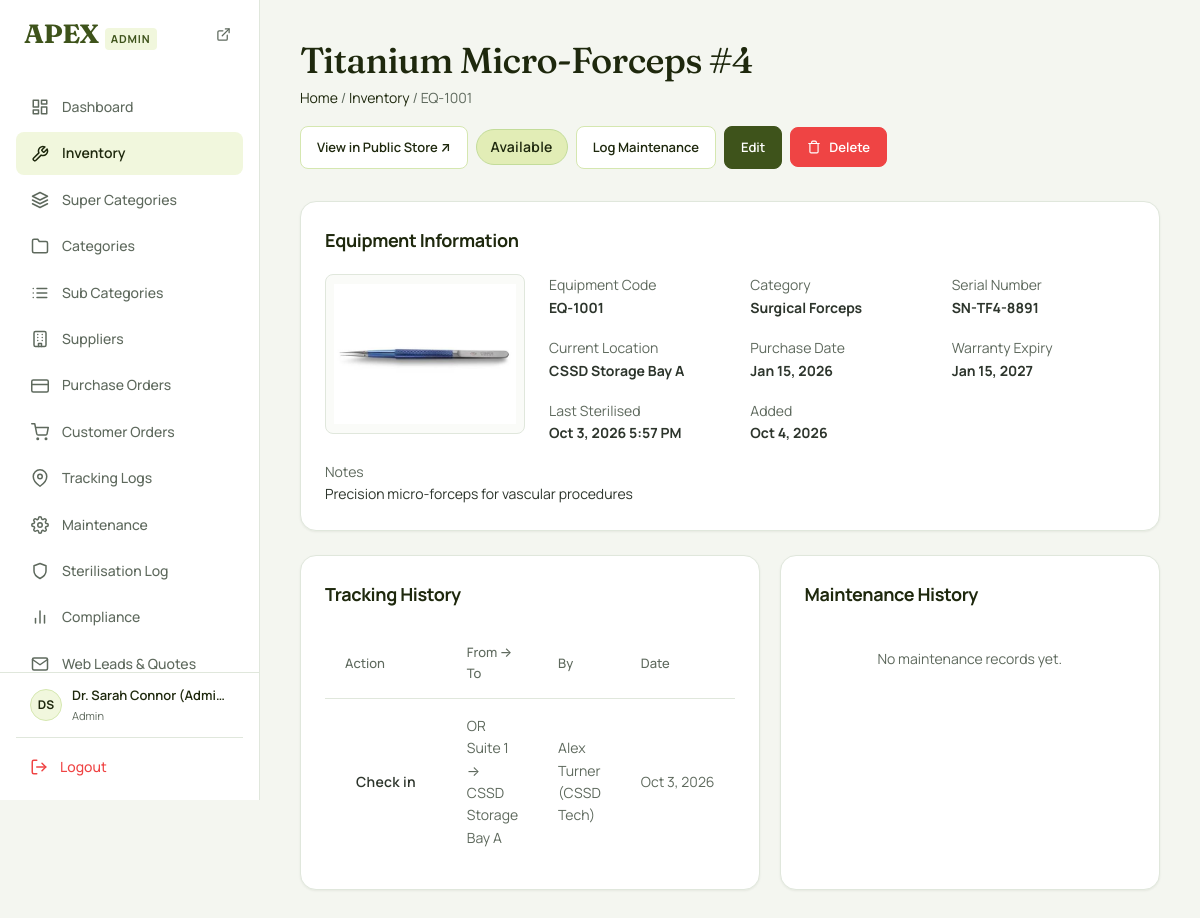
The app's page /equipment/equipment-details.php?id=1 (signed in) with its own data.
### tables this page shows
CREATE TABLE `equipment_inventory` (
  `id` INT AUTO_INCREMENT PRIMARY KEY,
  `equipment_code` VARCHAR(50) NOT NULL UNIQUE,
  `name` VARCHAR(150) NOT NULL,
  `category` VARCHAR(100) NOT NULL,
  `super_category_id` INT DEFAULT NULL,
  `category_id` INT DEFAULT NULL,
  `sub_category_id` INT DEFAULT NULL,
  `status` ENUM('available', 'in_use', 'under_maintenance', 'sterilising', 'retired') NOT NULL DEFAULT 'available',
  `current_location` VARCHAR(150) DEFAULT 'Main Store',
  `last_sterilised_at` DATETIME DEFAULT NULL,
  `purchase_date` DATE DEFAULT NULL,
  `warranty_expiry` DATE DEFAULT NULL,
  `serial_number` VARCHAR(100) DEFAULT NULL,
  `supplier_id` INT DEFAULT NULL,
  `purchase_id` INT DEFAULT NULL,
  `notes` TEXT DEFAULT NULL,
  `created_at` DATETIME DEFAULT CURRENT_TIMESTAMP,
  `updated_at` DATETIME DEFAULT CURRENT_TIMESTAMP ON UPDATE CURRENT_TIMESTAMP,
  CONSTRAINT `fk_equip_supplier` FOREIGN KEY (`supplier_id`) REFERENCES `suppliers`(`id`) ON DELETE SET NULL,
  CONSTRAINT `fk_equip_purchase` FOREIGN KEY (`purchase_id`) REFERENCES `purchases`(`id`) ON DELETE SET NULL,
  CONSTRAINT `fk_equip_super_cat` FOREIGN KEY (`super_category_id`) REFERENCES `super_categories`(`id`) ON DELETE SET NULL,
  CONSTRAINT `fk_equip_cat` FOREIGN KEY (`category_id`) REFERENCES `categories`(`id`) ON DELETE SET NULL,
  CONSTRAINT `fk_equip_subcat` FOREIGN KEY (`sub_category_id`) REFERENCES `sub_categories`(`id`) ON DELETE SET NULL
);

CREATE TABLE `tracking_logs` (
  `id` INT AUTO_INCREMENT PRIMARY KEY,
  `equipment_id` INT NOT NULL,
  `user_id` INT DEFAULT NULL,
  `action` ENUM('check_out', 'check_in', 'transfer') NOT NULL,
  `from_location` VARCHAR(150) DEFAULT NULL,
  `to_location` VARCHAR(150) DEFAULT NULL,
  `notes` TEXT DEFAULT NULL,
  `created_at` DATETIME DEFAULT CURRENT_TIMESTAMP,
  CONSTRAINT `fk_track_equipment` FOREIGN KEY (`equipment_id`) REFERENCES `equipment_inventory`(`id`) ON DELETE CASCADE,
  CONSTRAINT `fk_track_user` FOREIGN KEY (`user_id`) REFERENCES `users`(`id`) ON DELETE SET NULL
);

CREATE TABLE `users` (
  `id` INT AUTO_INCREMENT PRIMARY KEY,
  `username` VARCHAR(50) NOT NULL UNIQUE,
  `password_hash` VARCHAR(255) NOT NULL,
  `full_name` VARCHAR(100) NOT NULL,
  `email` VARCHAR(100) DEFAULT NULL,
  `phone` VARCHAR(30) DEFAULT NULL,
  `organization` VARCHAR(150) DEFAULT NULL,
  `shipping_address` TEXT DEFAULT NULL,
  `city` VARCHAR(100) DEFAULT NULL,
  `pincode` VARCHAR(20) DEFAULT NULL,
  `role` ENUM('admin', 'surgeon', 'nurse', 'sterilisation_tech', 'auditor', 'registered_user', 'customer') NOT NULL DEFAULT 'customer',
  `status` ENUM('active', 'inactive') NOT NULL DEFAULT 'active',
  `created_at` DATETIME DEFAULT CURRENT_TIMESTAMP,
  `updated_at` DATETIME DEFAULT CURRENT_TIMESTAMP ON UPDATE CURRENT_TIMESTAMP
);

### includes/product-helpers.php (called while the page is built, shortened)
<?php
if (!function_exists('get_product_image_url')) {
    function get_product_image_url($category = '', $name = '', $sku = '', $notes = '') {
        $photosDir = __DIR__ . '/../assets/images/photos';
        if (!empty($name) && is_dir($photosDir)) {
            foreach (['jpg', 'jpeg', 'png', 'webp'] as $ext) {
                $candidate = $name . '.' . $ext;
                if (file_exists($photosDir . '/' . $candidate)) {
                    return '/surgical_equipment/assets/images/photos/' . rawurlencode($candidate);
                }
            }
        }
        return '/surgical_equipment/assets/images/products/default-product.jpg';
    }
}

### equipment/equipment-details.php (the view, shortened to what this page needs)
<?php
require_once __DIR__ . '/../includes/product-helpers.php';
$id   = (int) ($_GET['id'] ?? 0);
$item = null;
$trackLogs = [];
$maintRecords = [];
try {
    $pdo  = getDbConnection();
    $stmt = $pdo->prepare('SELECT * FROM equipment_inventory WHERE id = :id');
    $stmt->execute([':id' => $id]);
    $item = $stmt->fetch();
    $trackStmt = $pdo->prepare("
        SELECT tl.*, u.full_name AS user_name
        FROM tracking_logs tl
        LEFT JOIN users u ON tl.user_id = u.id
        WHERE tl.equipment_id = :id
        ORDER BY tl.created_at DESC LIMIT 10
    ");
    $trackStmt->execute([':id' => $id]);
    $trackLogs = $trackStmt->fetchAll();
    $maintStmt = $pdo->prepare("
        SELECT mr.*, u.full_name AS performed_by_name
        FROM maintenance_records mr
        LEFT JOIN users u ON mr.performed_by = u.id
        WHERE mr.equipment_id = :id
        ORDER BY mr.created_at DESC LIMIT 10
    ");
    $maintStmt->execute([':id' => $id]);
    $maintRecords = $maintStmt->fetchAll();
} catch (PDOException $e) {
    error_log($e->getMessage());
    $_SESSION['flash_error'] = 'Database error.';
    header('Location: /surgical_equipment/equipment/inventory-list.php');
    exit;
}
require_once __DIR__ . '/../includes/header.php';
require_once __DIR__ . '/../includes/sidebar.php';
?>
<main class="main-content">
    <div class="page-header">
        <div>
            <h1 class="page-title"><?= htmlspecialchars($item['name'] ?? 'Equipment Details', ENT_QUOTES, 'UTF-8') ?></h1>
            <p class="page-breadcrumb">
                <a href="/surgical_equipment/dashboard.php">Home</a> /
                <a href="/surgical_equipment/equipment/inventory-list.php">Inventory</a> /
                <?= htmlspecialchars($item['equipment_code'] ?? '—', ENT_QUOTES, 'UTF-8') ?>
            </p>
        </div>
        <div class="flex gap-2" style="align-items:center;">
            <a href="/surgical_equipment/product-details.php?id=<?= $id ?>" target="_blank" class="btn btn-secondary">
                <span>View in Public Store ↗</span>
            </a>
            <span class="status-badge status-<?= htmlspecialchars($item['status'] ?? 'available', ENT_QUOTES, 'UTF-8') ?>" style="font-size:var(--font-size-base); padding:6px 14px;">
                <?= htmlspecialchars(ucfirst(str_replace('_', ' ', $item['status'] ?? 'available')), ENT_QUOTES, 'UTF-8') ?>
            </span>
            <?php if (in_array($role, ['admin', 'nurse', 'sterilisation_tech'], true)): ?>
                <a href="/surgical_equipment/maintenance/log-maintenance.php?equipment_id=<?= $id ?>" class="btn btn-secondary">Log Maintenance</a>
            <?php endif; ?>
            <?php if ($role === 'admin'): ?>
                <a href="/surgical_equipment/equipment/add-equipment.php?edit=<?= $id ?>" class="btn btn-primary">Edit</a>
                <form method="post" action="/surgical_equipment/process-action.php" onsubmit="return confirm('Are you sure you want to permanently delete this equipment (<?= htmlspecialchars(addslashes($item['name'] ?? ''), ENT_QUOTES, 'UTF-8') ?>)? This action cannot be undone.');" style="display:inline; margin:0;">
                    <button type="submit" class="btn btn-danger" style="background-color:var(--color-danger); border-color:var(--color-danger); color:#ffffff;">
                        <svg width="14" height="14" viewBox="0 0 24 24" fill="none" stroke="currentColor" stroke-width="2" stroke-linecap="round" stroke-linejoin="round"><polyline points="3 6 5 6 21 6"></polyline><path d="M19 6v14a2 2 0 0 1-2 2H7a2 2 0 0 1-2-2V6m3 0V4a2 2 0 0 1 2-2h4a2 2 0 0 1 2 2v2"></path></svg>
                        <span>Delete</span>
                    </button>
                </form>
            <?php endif; ?>
        </div>
    </div>
    <?php $itemImg = get_product_image_url($item['category'] ?? '', $item['name'] ?? '', $item['equipment_code'] ?? '', $item['notes'] ?? ''); ?>
    <div class="card mb-6">
        <div class="card-header"><h3 class="card-title">Equipment Information</h3></div>
        <div style="display:flex; gap:24px; flex-wrap:wrap; align-items:start;">
            <div style="width:200px; height:160px; border-radius:var(--radius-md); overflow:hidden; border:1px solid var(--color-border); flex-shrink:0; background:#FAFBF8; display:flex; align-items:center; justify-content:center; padding:8px;">
                <img src="<?= htmlspecialchars($itemImg) ?>" alt="<?= htmlspecialchars($item['name'] ?? '', ENT_QUOTES, 'UTF-8') ?>" style="max-width:100%; max-height:100%; width:auto; height:auto; object-fit:contain;">
            </div>
            <div style="flex:1; min-width:260px; display:grid; grid-template-columns:repeat(auto-fit, minmax(180px,1fr)); gap:18px;">
                <?php
                $fields = [
                    'Equipment Code'   => $item['equipment_code'] ?? '—',
                    'Category'         => $item['category'] ?? '—',
                    'Serial Number'    => $item['serial_number'] ?? '—',
                    'Current Location' => $item['current_location'] ?? '—',
                    'Purchase Date'    => !empty($item['purchase_date']) ? date('M j, Y', strtotime($item['purchase_date'])) : '—',
                    'Warranty Expiry'  => !empty($item['warranty_expiry']) ? date('M j, Y', strtotime($item['warranty_expiry'])) : '—',
                    'Last Sterilised'  => !empty($item['last_sterilised_at']) ? date('M j, Y g:i A', strtotime($item['last_sterilised_at'])) : 'Never',
                    'Added'            => !empty($item['created_at']) ? date('M j, Y', strtotime($item['created_at'])) : '—',
                ];
                foreach ($fields as $label => $val): ?>
                    <div>
                        <span class="text-muted" style="font-size:var(--font-size-xs); display:block;"><?= $label ?></span>
                        <strong><?= htmlspecialchars($val, ENT_QUOTES, 'UTF-8') ?></strong>
                    </div>
                <?php endforeach; ?>
            </div>
        </div>
        <?php if (!empty($item['notes'])): ?>
            <div class="mt-4">
                <span class="text-muted" style="font-size:var(--font-size-xs); display:block;">Notes</span>
                <p><?= nl2br(htmlspecialchars($item['notes'], ENT_QUOTES, 'UTF-8')) ?></p>
            </div>
        <?php endif; ?>
    </div>
    <div style="display:grid; grid-template-columns:1fr 1fr; gap:20px;">
        <div class="card">
            <div class="card-header">
                <h3 class="card-title">Tracking History</h3>
            </div>
            <?php if (count($trackLogs) > 0): ?>
                <div class="table-container">
                    <table>
                        <thead><tr><th>Action</th><th>From → To</th><th>By</th><th>Date</th></tr></thead>
                        <tbody>
                            <?php foreach ($trackLogs as $t): ?>
                                <tr>
                                    <td><span class="status-badge" style="font-size:var(--font-size-xs);"><?= htmlspecialchars(ucfirst(str_replace('_',' ',$t['action'])), ENT_QUOTES, 'UTF-8') ?></span></td>
                                    <td class="text-muted" style="font-size:var(--font-size-xs);">
                                        <?= htmlspecialchars($t['from_location'] ?? '—', ENT_QUOTES, 'UTF-8') ?> →
                                        <?= htmlspecialchars($t['to_location'] ?? '—', ENT_QUOTES, 'UTF-8') ?>
                                    </td>
                                    <td class="text-muted" style="font-size:var(--font-size-xs);"><?= htmlspecialchars($t['user_name'] ?? 'System', ENT_QUOTES, 'UTF-8') ?></td>
                                    <td class="text-muted" style="font-size:var(--font-size-xs); white-space:nowrap;"><?= date('M j, Y', strtotime($t['created_at'])) ?></td>
                                </tr>
                            <?php endforeach; ?>
                        </tbody>
                    </table>
                </div>
            <?php else: ?>
                <p class="text-muted text-center" style="padding:20px 0;">No tracking records yet.</p>
            <?php endif; ?>
        </div>
        <div class="card">
            <div class="card-header">
                <h3 class="card-title">Maintenance History</h3>
            </div>
            <?php if (count($maintRecords) > 0): ?>
                <div class="table-container">
                    <table>
                        <thead><tr><th>Type</th><th>Status</th><th>Scheduled</th><th>Cost</th></tr></thead>
                        <tbody>
                            <?php foreach ($maintRecords as $m): ?>
                                <tr>
                                    <td style="font-size:var(--font-size-xs);"><?= htmlspecialchars(ucfirst(str_replace('_',' ',$m['type'])), ENT_QUOTES, 'UTF-8') ?></td>
                                    <td><span class="status-badge status-<?= htmlspecialchars($m['status'], ENT_QUOTES, 'UTF-8') ?>" style="font-size:var(--font-size-xs);"><?= htmlspecialchars(ucfirst($m['status']), ENT_QUOTES, 'UTF-8') ?></span></td>
                                    <td class="text-muted" style="font-size:var(--font-size-xs);"><?= $m['scheduled_date'] ? date('M j, Y', strtotime($m['scheduled_date'])) : '—' ?></td>
                                    <td class="text-muted" style="font-size:var(--font-size-xs);"><?= $m['cost'] !== null ? '$'.number_format((float)$m['cost'],2) : '—' ?></td>
                                </tr>
                            <?php endforeach; ?>
                        </tbody>
                    </table>
                </div>
            <?php else: ?>
                <p class="text-muted text-center" style="padding:20px 0;">No maintenance records yet.</p>
            <?php endif; ?>
        </div>
    </div>
</main>
<?php require_once __DIR__ . '/../includes/footer.php'; ?>

### records on screen
equipment_inventory: name "Titanium Micro-Forceps #4", equipment_code "EQ-1001", status "Available", category+name+equipment_code (picture), category "Surgical Forceps", serial_number "SN-TF4-8891", current_location "CSSD Storage Bay A", notes "Precision micro-forceps for vascular procedures"
tracking_logs: action "Check in", from_location "OR Suite 1", to_location "CSSD Storage Bay A", user.full_name "Alex Turner (CSSD Tech)", created_at "Oct 3, 2026"

### other values on screen
$menuItem['label'] "Dashboard"
$menuItem['label'] "Inventory"
$menuItem['label'] "Super Categories"
$menuItem['label'] "Categories"
$menuItem['label'] "Sub Categories"
$menuItem['label'] "Suppliers"
$menuItem['label'] "Purchase Orders"
$menuItem['label'] "Customer Orders"
$menuItem['label'] "Tracking Logs"
$menuItem['label'] "Maintenance"
$menuItem['label'] "Sterilisation Log"
$menuItem['label'] "Compliance"
$menuItem['label'] "Web Leads & Quotes"
$initials "DS"
$fullName "Dr. Sarah Connor (Admin)"
